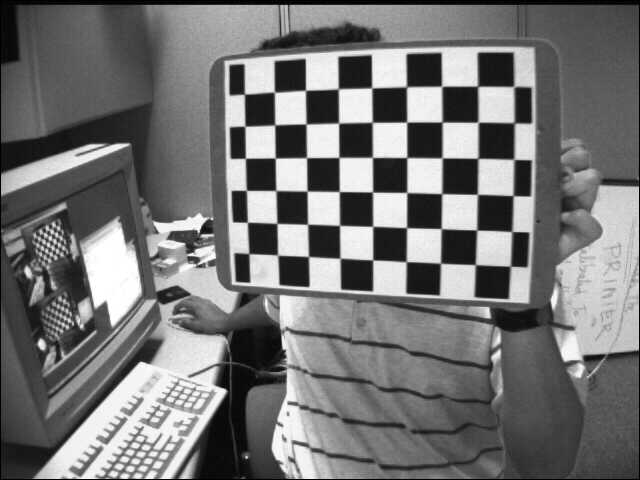
#> input picture data/calibration/left01.jpg, 640 x 480 px; its folder holds 4 pictures in this run
$ python run_task1a.py
#> lines starting #> are read from the running program, lines starting #| are printed output that depends on the picture; after the words box and inside, x2 and y2 are one past the last pixel; in counts of white or black regions, pixels touching at a corner belong together
### src/calibration.py
"""Task 1A: camera calibration from checkerboard images, and undistortion."""
from pathlib import Path
import cv2
import numpy as np

COLS, ROWS = 9, 6      # INNER corners (a 10x7-square board has 9x6 inner corners)
SQUARE_MM = 18.0       # side of one square; measure it with a ruler after printing


def find_corners(folder, cols=COLS, rows=ROWS):
    """Detect the inner corners in every image of a folder.

    Returns accepted image names, their corner arrays, the image size (w, h),
    overlay images with the corners drawn, and a list of rejected images.
    """
#> called with cols = 9, rows = 6
    names, points, overlays, rejected = [], [], {}, []
    size = None
    for path in sorted(Path(folder).glob('*')):
        if path.suffix.lower() not in ('.jpg', '.jpeg', '.png'):
            continue
        img = cv2.imread(str(path))
#> img is the input picture: shape (480, 640, 3); min 0, max 255, mean 116.6
        if img is None:
            rejected.append((path.name, 'cannot read image'))
            continue
        gray = cv2.cvtColor(img, cv2.COLOR_BGR2GRAY)
        this_size = (gray.shape[1], gray.shape[0])
#> this_size = (640, 480)
        if size is None:
            size = this_size
#> size = (640, 480)
        if this_size != size:
            raise ValueError(f'{path.name} has size {this_size} but expected {size}. '
                             'All calibration images must come from the same camera and resolution.')
        found, corners = cv2.findChessboardCorners(gray, (cols, rows))
#> found = True; corners = 54 rows, first 8: [244.5, 94.33], [274.6, 92.24], [305.5, 90.4], [338.4, 88.84], [371.6, 87.98], [406.8, 86.92], [441.6, 86.37], [477.6, 86.38]
        if not found:
            rejected.append((path.name, 'chessboard corners not found'))
            continue
        criteria = (cv2.TERM_CRITERIA_EPS + cv2.TERM_CRITERIA_MAX_ITER, 30, 0.001)
        corners = cv2.cornerSubPix(gray, corners, (11, 11), (-1, -1), criteria)   # sub-pixel refinement
#> corners = 54 rows, first 8: [244.4, 94.14], [274.4, 92.21], [305.5, 90.32], [338.3, 88.79], [371.7, 87.87], [406.5, 86.71], [441.6, 86.25], [477.6, 86.22]
        cv2.drawChessboardCorners(img, (cols, rows), corners, True)
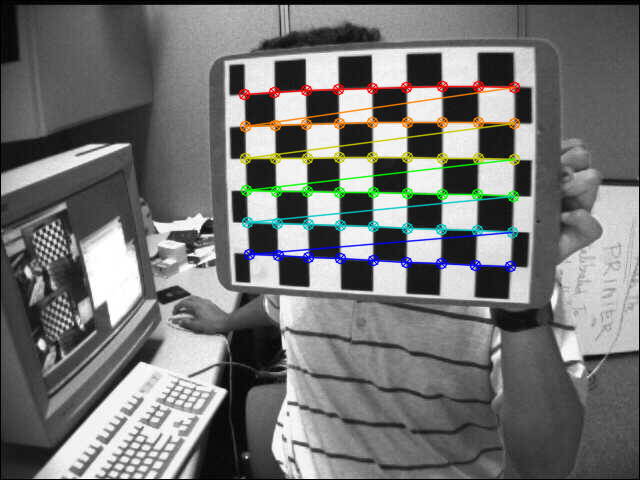
#> img: shape (480, 640, 3); 4.21% of pixels changed, all inside (x1, y1, x2, y2) = (238, 80, 521, 273)
        names.append(path.name)
        points.append(corners)
        overlays[path.name] = img
#> pass 2 of the loop in find_corners, `for path in sorted(Path(folder).glob('*')):`:
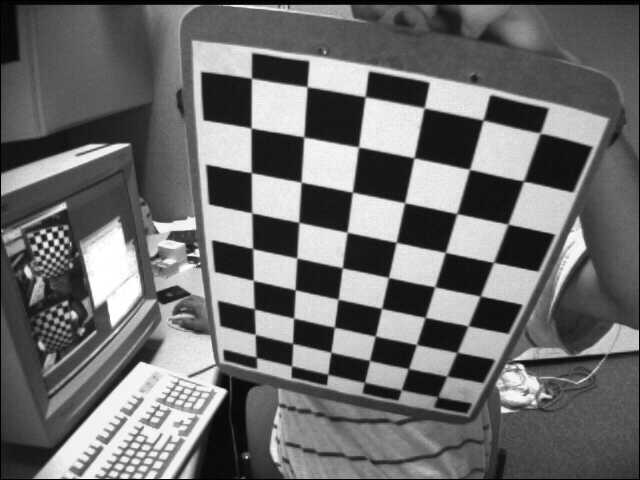
#> input picture data/calibration/left02.jpg, 640 x 480 px
#> in find_corners, img is the input picture: shape (480, 640, 3); min 0, max 255, mean 109
#> in find_corners, `found, corners = cv2.findChessboardCorners(gray, (cols, rows))`: corners = 54 rows, first 8: [256.6, 357.4], [255.3, 334.5], [254.8, 309], [253.3, 280.1], [252.5, 248], [251.8, 212.8], [251.2, 172.5], [251.4, 128.3]
#> in find_corners, `corners = cv2.cornerSubPix(gray, corners, (11, 11), (-1, -1), criteria)`: corners = 54 rows, first 8: [256.4, 362.4], [255.2, 334.4], [254.3, 308.9], [253.3, 280.4], [252.6, 248.6], [251.8, 212.8], [251.3, 172.7], [251.1, 128]
#> in find_corners, `cv2.drawChessboardCorners(img, (cols, rows), corners, True)`:
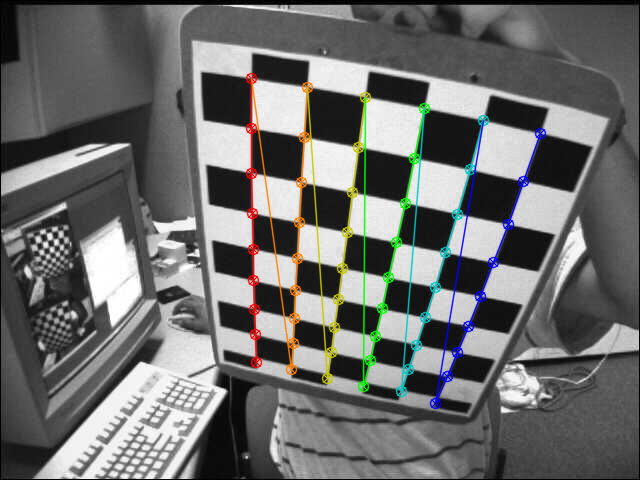
#> img: shape (480, 640, 3); 4.44% of pixels changed, all inside (x1, y1, x2, y2) = (245, 72, 547, 410)
#> pass 3 of the loop in find_corners, `for path in sorted(Path(folder).glob('*')):`:
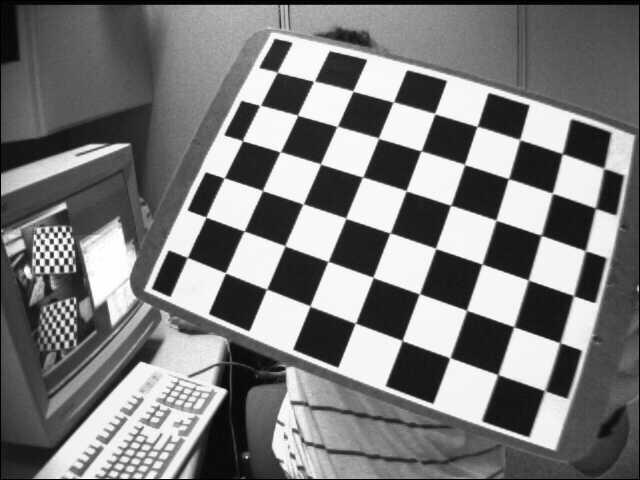
#> input picture data/calibration/left03.jpg, 640 x 480 px
#> in find_corners, img is the input picture: shape (480, 640, 3); min 0, max 255, mean 122.9
#> in find_corners, `found, corners = cv2.findChessboardCorners(gray, (cols, rows))`: corners = 54 rows, first 8: [277.4, 72.53], [313.4, 81.56], [352.9, 91.05], [393.5, 101.9], [434.6, 113.5], [476.9, 126.7], [519.5, 139.5], [562.1, 154]
#> in find_corners, `corners = cv2.cornerSubPix(gray, corners, (11, 11), (-1, -1), criteria)`: corners = 54 rows, first 8: [277.2, 72.2], [314, 81.25], [353, 91.03], [393.2, 102], [434.7, 113.6], [477.1, 126.3], [519.7, 139.6], [562.4, 153.6]
#> in find_corners, `cv2.drawChessboardCorners(img, (cols, rows), corners, True)`:
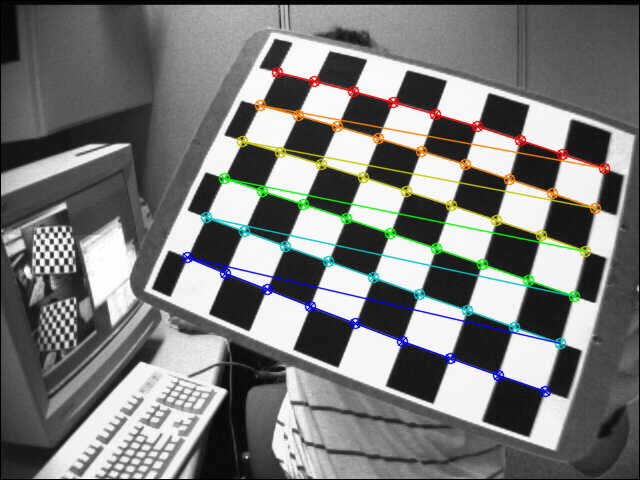
#> img: shape (480, 640, 3); 5.14% of pixels changed, all inside (x1, y1, x2, y2) = (181, 66, 611, 398)
#> the loop made 4 passes; the first 3 are shown
    return names, points, size, overlays, rejected


def board_points(cols=COLS, rows=ROWS, square_mm=SQUARE_MM):
    """3D corner coordinates in metres in the board frame (Z = 0 because the board is flat)."""
    pts = np.zeros((cols * rows, 3), np.float32)
    pts[:, :2] = np.mgrid[0:cols, 0:rows].T.reshape(-1, 2) * (square_mm / 1000.0)
    return pts


def calibrate(image_points, size, cols=COLS, rows=ROWS, square_mm=SQUARE_MM):
    """Run cv2.calibrateCamera. Returns RMS, K, dist and the per-view reprojection error (px)."""
    if len(image_points) < 3:
        raise RuntimeError('At least 3 usable images are needed (10-20 recommended).')
    obj = board_points(cols, rows, square_mm)
    rms, K, dist, rvecs, tvecs = cv2.calibrateCamera([obj] * len(image_points), image_points, size, None, None)

    # Reproject the 3D corners with the estimated camera and compare with the detected corners
    view_errors = []
    for pts, rvec, tvec in zip(image_points, rvecs, tvecs):
        projected, _ = cv2.projectPoints(obj, rvec, tvec, K, dist)
        distance = np.linalg.norm(pts.reshape(-1, 2) - projected.reshape(-1, 2), axis=1)
        view_errors.append(float(distance.mean()))
    return rms, K, dist, view_errors


def undistort(img, K, dist):
    """Remove lens distortion; the image size is kept so before/after are comparable."""
    return cv2.undistort(img, K, dist)


def save_calibration(path, K, dist, size):
    np.savez(path, K=K, dist=dist, width=size[0], height=size[1])


# [6 lines left out: function load_calibration, not called in this run]

### run_task1a.py
"""Task 1A: python run_task1a.py

Input : checkerboard photos in data/calibration/ (same camera, same resolution)
Output: results/task1a/ (corner overlays, calibration.npz, metrics.txt, before_after.jpg, per_view_error.png)
"""
from pathlib import Path
import cv2
import numpy as np
import matplotlib
matplotlib.use('Agg')
import matplotlib.pyplot as plt
from src.calibration import (COLS, ROWS, SQUARE_MM, find_corners, calibrate,
                             undistort, save_calibration)

INPUT = Path('data/calibration')
OUT = Path('results/task1a')
SAMPLE = 'data/calibration_test/take1.jpg'      # image to undistort (same camera); None = first calibration image

OUT.mkdir(parents=True, exist_ok=True)
(OUT / 'corners').mkdir(exist_ok=True)

names, points, size, overlays, rejected = find_corners(INPUT)
for name, img in overlays.items():
    cv2.imwrite(str(OUT / 'corners' / f'{Path(name).stem}_corners.jpg'), img)
print(f'Usable images: {len(names)} / {len(names) + len(rejected)}')
for name, reason in rejected:
    print('  Rejected:', name, '-', reason)

rms, K, dist, view_errors = calibrate(points, size)
mean_error = float(np.mean(view_errors))
save_calibration(OUT / 'calibration.npz', K, dist, size)

before = cv2.imread(SAMPLE or str(INPUT / names[0]))
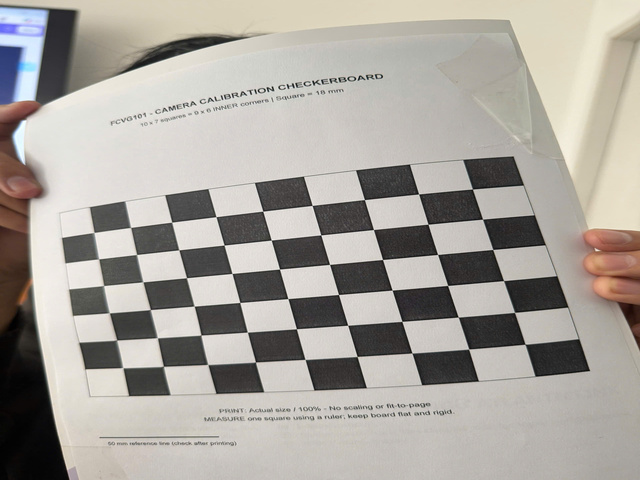
#> input picture data/calibration_test/take1.jpg, 640 x 480 px
#> before is the input picture: shape (480, 640, 3); mean B, G, R 157.6, 164.1, 168.6
if (before.shape[1], before.shape[0]) != size:
    raise ValueError('SAMPLE must have the same resolution as the calibration images.')
after = undistort(before, K, dist)
#> in undistort, `return cv2.undistort(img, K, dist)`:
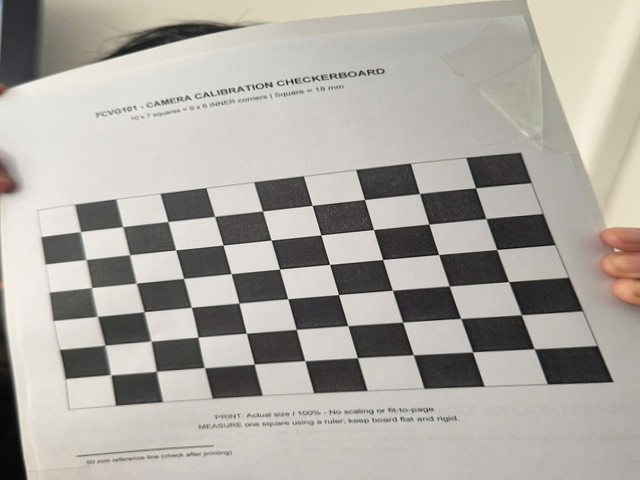
#> returned value: shape (480, 640, 3); mean of channels 0, 1, 2 162.2, 168.7, 172.6; drawn as B, G, R
both = np.concatenate([before, after], axis=1)
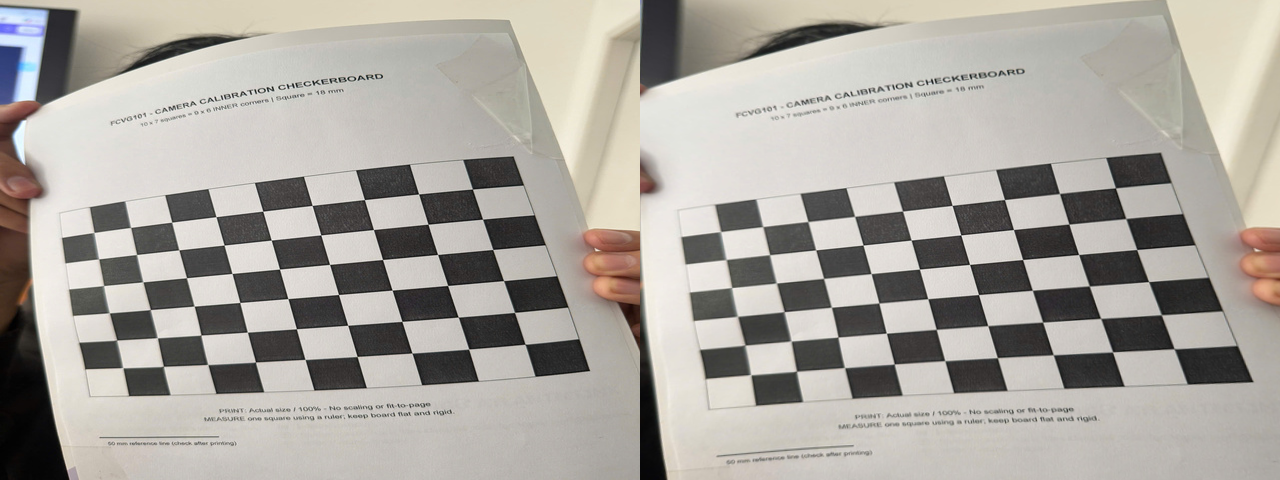
#> both: shape (480, 1280, 3); mean B, G, R 159.9, 166.4, 170.6
cv2.putText(both, 'BEFORE', (20, 50), cv2.FONT_HERSHEY_SIMPLEX, 1.5, (0, 0, 255), 3)
cv2.putText(both, 'AFTER', (size[0] + 20, 50), cv2.FONT_HERSHEY_SIMPLEX, 1.5, (0, 160, 0), 3)
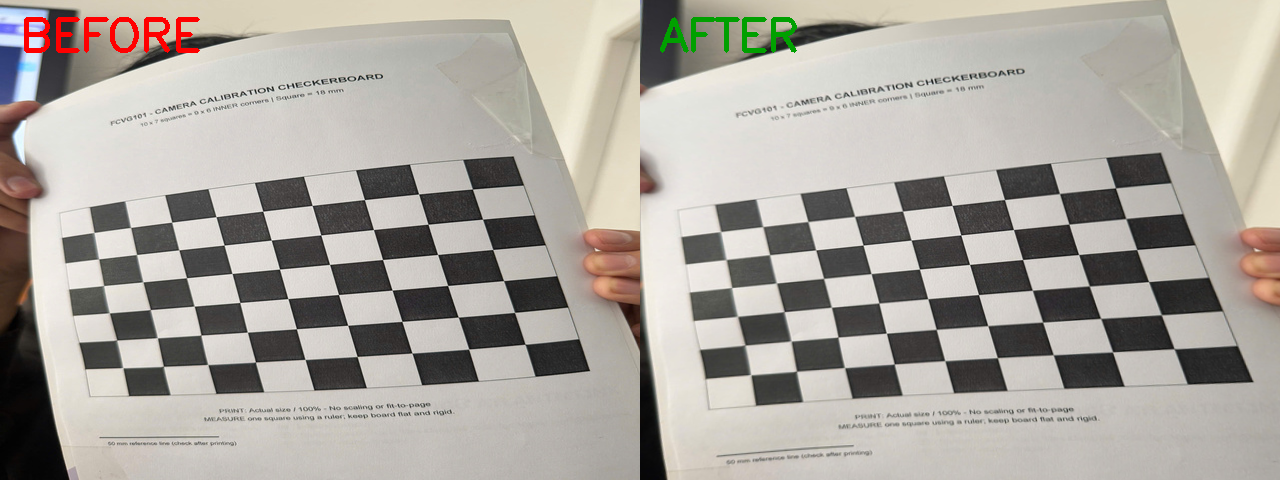
#> both: shape (480, 1280, 3); mean B, G, R 159, 165.9, 170.6
cv2.imwrite(str(OUT / 'before_after.jpg'), both)
cv2.imwrite(str(OUT / 'undistorted.jpg'), after)

plt.figure(figsize=(7, 3))
plt.bar(range(1, len(view_errors) + 1), view_errors)
plt.xlabel('Image #'); plt.ylabel('Mean reprojection error (px)'); plt.tight_layout()
plt.savefig(OUT / 'per_view_error.png', dpi=120)
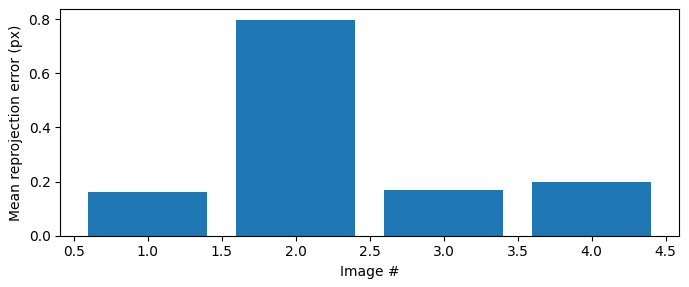
#> figure drawn by matplotlib, 1 panel; tallest bar 0.798 high, from x = 1.6 to 2.4
plt.close()

report = (
    f'Accepted/total images: {len(names)}/{len(names) + len(rejected)}\n'
    f'Pattern (inner corners): {COLS} x {ROWS}\n'
    f'Square size: {SQUARE_MM} mm\n'
    f'Image size (w x h): {size[0]} x {size[1]} px\n'
    f'OpenCV calibration RMS: {rms:.4f} px\n'
    f'Mean reprojection error: {mean_error:.4f} px\n'
    f'Per-view errors (px): {[round(e, 3) for e in view_errors]}\n'
    f'K =\n{K}\n'
    f'dist [k1, k2, p1, p2, k3] = {dist.ravel()}\n')
(OUT / 'metrics.txt').write_text(report, encoding='utf-8')
print(report)
